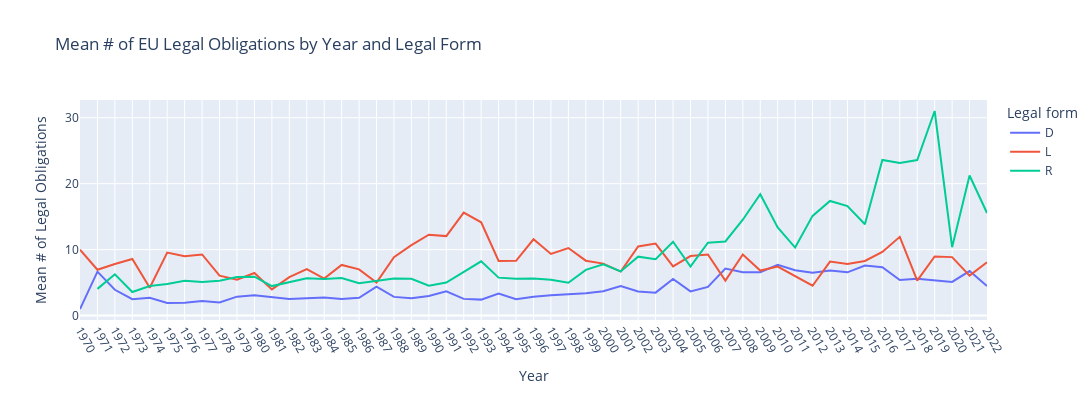

Write notebook code for a chart like this one.
### Markdown cell above
plot the graph...

### Code cell
plot_line_graph(avg_reg_count_by_year, xcol="year", ycol="avg_reg_count", w=1200, h=400, labels={
                     "year": "Year",
                     "avg_reg_count": "Mean # of Legal Obligations",
                     "form": "Legal form"
                 }, title="Mean # of EU Legal Obligations by Year and Legal Form", color="form", filepath="generated-files/legal_obligations_by_year_and_form.png")

### Figure 1 — Plotly figure (JSON) as saved in the notebook; plotly's stock layout.template omitted (floating-point values rounded to 4 significant figures)
{"data": [{"hovertemplate": "Legal form=D<br>Year=%{x}<br>Mean # of Legal Obligations=%{y}<extra></extra>", "legendgroup": "D", "line": {"color": "#636efa", "dash": "solid"}, "marker": {"symbol": "circle"}, "mode": "lines", "name": "D", "orientation": "v", "showlegend": true, "type": "scatter", "x": [1970, 1971, 1972, 1973, 1974, 1975, 1976, 1977, 1978, 1979, 1980, 1981, 1982, 1983, 1984, 1985, 1986, 1987, 1988, 1989, 1990, 1991, 1992, 1993, 1994, 1995, 1996, 1997, 1998, 1999, 2000, 2001, 2002, 2003, 2004, 2005, 2006, 2007, 2008, 2009, 2010, 2011, 2012, 2013, 2014, 2015, 2016, 2017, 2018, 2019, 2020, 2021, 2022], "xaxis": "x", "y": [1, 6.667, 3.917, 2.49, 2.701, 1.921, 1.954, 2.217, 1.989, 2.872, 3.073, 2.746, 2.509, 2.637, 2.736, 2.508, 2.69, 4.392, 2.836, 2.644, 2.975, 3.676, 2.535, 2.421, 3.349, 2.494, 2.869, 3.101, 3.263, 3.383, 3.682, 4.472, 3.656, 3.479, 5.552, 3.67, 4.35, 7.136, 6.587, 6.573, 7.709, 6.888, 6.507, 6.826, 6.56, 7.597, 7.344, 5.394, 5.59, 5.344, 5.11, 6.745, 4.486], "yaxis": "y"}, {"hovertemplate": "Legal form=L<br>Year=%{x}<br>Mean # of Legal Obligations=%{y}<extra></extra>", "legendgroup": "L", "line": {"color": "#EF553B", "dash": "solid"}, "marker": {"symbol": "circle"}, "mode": "lines", "name": "L", "orientation": "v", "showlegend": true, "type": "scatter", "x": [1970, 1971, 1972, 1973, 1974, 1975, 1976, 1977, 1978, 1979, 1980, 1981, 1982, 1983, 1984, 1985, 1986, 1987, 1988, 1989, 1990, 1991, 1992, 1993, 1994, 1995, 1996, 1997, 1998, 1999, 2000, 2001, 2002, 2003, 2004, 2005, 2006, 2007, 2008, 2009, 2010, 2011, 2012, 2013, 2014, 2015, 2016, 2017, 2018, 2019, 2020, 2021, 2022], "xaxis": "x", "y": [10, 6.952, 7.821, 8.577, 4.225, 9.545, 8.981, 9.267, 6.052, 5.439, 6.466, 3.971, 5.83, 7.059, 5.614, 7.683, 7.012, 5.019, 8.868, 10.67, 12.26, 12.05, 15.62, 14.14, 8.283, 8.305, 11.57, 9.339, 10.24, 8.325, 7.882, 6.678, 10.47, 10.91, 7.455, 9.031, 9.26, 5.298, 9.258, 6.821, 7.421, 6.013, 4.528, 8.182, 7.816, 8.286, 9.652, 11.94, 5.314, 8.968, 8.867, 6.062, 8.083], "yaxis": "y"}, {"hovertemplate": "Legal form=R<br>Year=%{x}<br>Mean # of Legal Obligations=%{y}<extra></extra>", "legendgroup": "R", "line": {"color": "#00cc96", "dash": "solid"}, "marker": {"symbol": "circle"}, "mode": "lines", "name": "R", "orientation": "v", "showlegend": true, "type": "scatter", "x": [1971, 1972, 1973, 1974, 1975, 1976, 1977, 1978, 1979, 1980, 1981, 1982, 1983, 1984, 1985, 1986, 1987, 1988, 1989, 1990, 1991, 1992, 1993, 1994, 1995, 1996, 1997, 1998, 1999, 2000, 2001, 2002, 2003, 2004, 2005, 2006, 2007, 2008, 2009, 2010, 2011, 2012, 2013, 2014, 2015, 2016, 2017, 2018, 2019, 2020, 2021, 2022], "xaxis": "x", "y": [4.049, 6.257, 3.574, 4.483, 4.802, 5.291, 5.1, 5.297, 5.842, 5.906, 4.476, 5.092, 5.661, 5.547, 5.691, 4.922, 5.27, 5.608, 5.573, 4.543, 5.014, 6.572, 8.223, 5.753, 5.58, 5.637, 5.437, 4.974, 6.937, 7.768, 6.698, 8.938, 8.54, 11.19, 7.44, 11.05, 11.24, 14.53, 18.4, 13.35, 10.32, 15.12, 17.38, 16.61, 13.84, 23.6, 23.15, 23.57, 31.02, 10.38, 21.24, 15.55], "yaxis": "y"}], "layout": {"height": 400, "legend": {"title": {"text": "Legal form"}, "tracegroupgap": 0}, "title": {"text": "Mean # of EU Legal Obligations by Year and Legal Form"}, "width": 1200, "xaxis": {"anchor": "y", "autorange": true, "domain": [0, 1], "range": [1970, 2022], "tickangle": 60, "tickmode": "linear", "title": {"text": "Year"}, "type": "linear"}, "yaxis": {"anchor": "x", "autorange": true, "domain": [0, 1], "range": [-0.6676, 32.68], "title": {"text": "Mean # of Legal Obligations"}, "type": "linear"}}}
